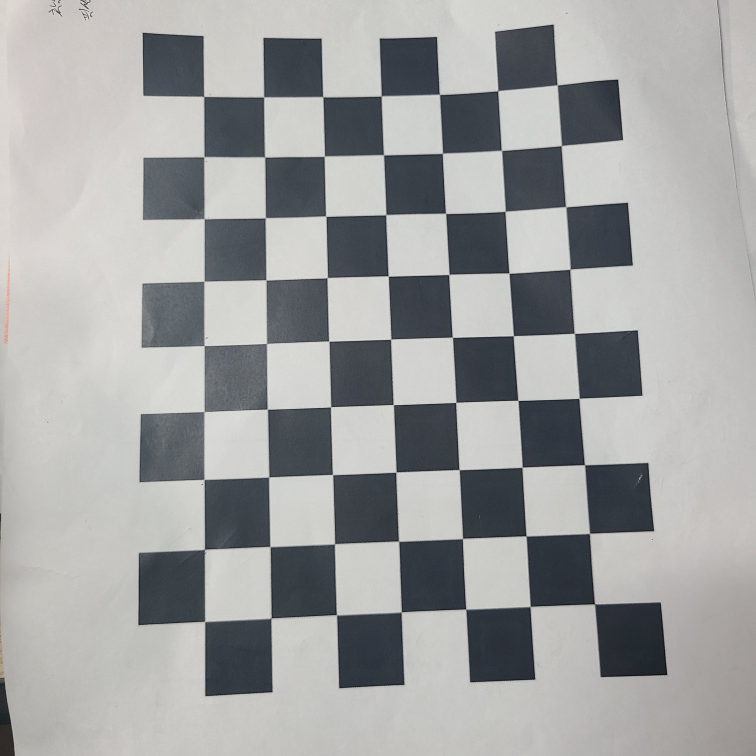
#> input picture Geonhui/Assignment05/galaxy/1.jpg, 3024 x 3024 px (shown at 1/4 size); its folder holds only this picture in this run
$ python galaxys20.py
#> lines starting #> are read from the running program, lines starting #| are printed output that depends on the picture
import numpy as np
import cv2
from glob import glob
import os

class galaxy:
    def __init__(self,w,h,criteria,objp,images,distortion_img):
        self.w=w
        self.h=h
        self.criteria=criteria
        self.objp=objp
        self.images=images
        self.distortion_img=distortion_img
        #obj: 3차원 점 #imgpoints:2차원점
        self.objpoints=[]
        self.imgpoints=[]

    def getmatrix(self):
        for image in self.images:
            img=cv2.imread(image)
#> img is the input picture: shape (3024, 3024, 3); mean B, G, R 161.2, 161.5, 160.4
            img_gray=cv2.cvtColor(img,cv2.COLOR_BGR2GRAY)
            #ret: True,False / corners: 좌표
            ret,corners=cv2.findChessboardCorners(img_gray,(self.w,self.h),None)
#> ret = True; corners = 63 rows, first 8: [2230.5, 341], [2247.5, 584], [2264, 828.5], [2279.1, 1076.6], [2298, 1334.5], [2316.5, 1594.5], [2340, 1860.5], [2359, 2134.5]
            print(ret)
#| True
            if ret:
                self.objpoints.append(self.objp)
                #최대의 정확도로 모서리를 찾아줌
                corners2=cv2.cornerSubPix(img_gray,corners,(11,11),(-1,-1),self.criteria)
#> corners2 = 63 rows, first 8: [2229.9, 341.3], [2245.1, 584.5], [2263.9, 829.4], [2280.7, 1079.2], [2297.5, 1333.7], [2317.3, 1595.2], [2339.3, 1860.4], [2358.7, 2134.3]
                self.imgpoints.append(corners2)
                cv2.drawChessboardCorners(img,(self.w,self.h),corners2,ret)
                # img1=cv2.resize(img,dsize=(640,480),interpolation=cv2.INTER_AREA)
                # cv2.imshow("img",img1)
                # cv2.waitKey(0)

        #카메라내부파라미터, 왜곡계수, 회전, 이동벡터변환
        self.ret,self.mtx,self.dist,rvecs,tvecs=cv2.calibrateCamera(self.objpoints,self.imgpoints,img_gray.shape[::-1],None,None)
#> self.ret = 3.13; self.mtx = [[2396.8, 0, 1478.3], [0, 2567, 1648.9], [0, 0, 1]]; self.dist = [[-0.0164, -0.143, -0.00209, -0.00258, 0.89]]; rvecs = ([-0.12, 0.0992, 1.53],); tvecs = ([3.21, -5.15, 10.31],)
        print(self.mtx)
#| [[2.39680234e+03 0.00000000e+00 1.47831096e+03]
#|  [0.00000000e+00 2.56700321e+03 1.64893122e+03]
#|  [0.00000000e+00 0.00000000e+00 1.00000000e+00]]

    def undistortion(self):
        img=cv2.imread(self.distortion_img)
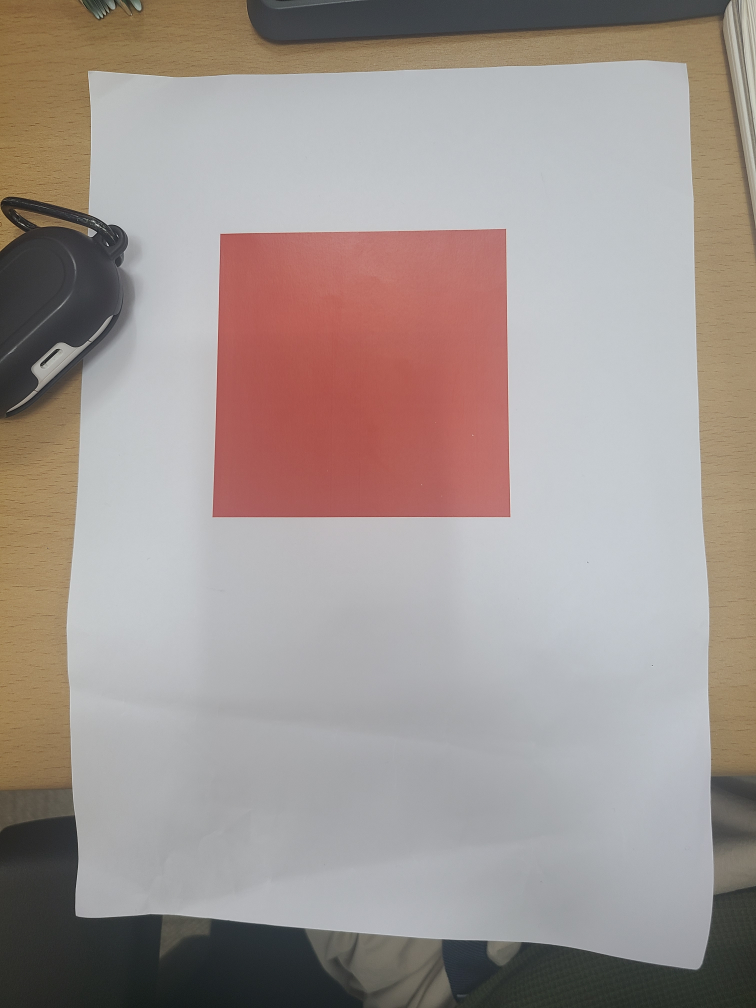
#> input picture Geonhui/Assignment05/red.jpg, 3024 x 4032 px (shown at 1/4 size)
#> img is the input picture: shape (4032, 3024, 3); mean B, G, R 146.1, 150.3, 160.8
        height,width=img.shape[:2]
#> height = 4032; width = 3024
        #카메라 메트릭스 개선 / 스케일링 인자 alpha=0일 경우, 원치않는 픽셀
        newcameramtx,roi=cv2.getOptimalNewCameraMatrix(self.mtx,self.dist,(width,height),1)
#> newcameramtx = [[2452.2, 0, 1477.9], [0, 3040.7, 1898.8], [0, 0, 1]]; roi = (871, 364, 1214, 2616)
        dst=cv2.undistort(img,self.mtx,self.dist,None,newcameramtx)
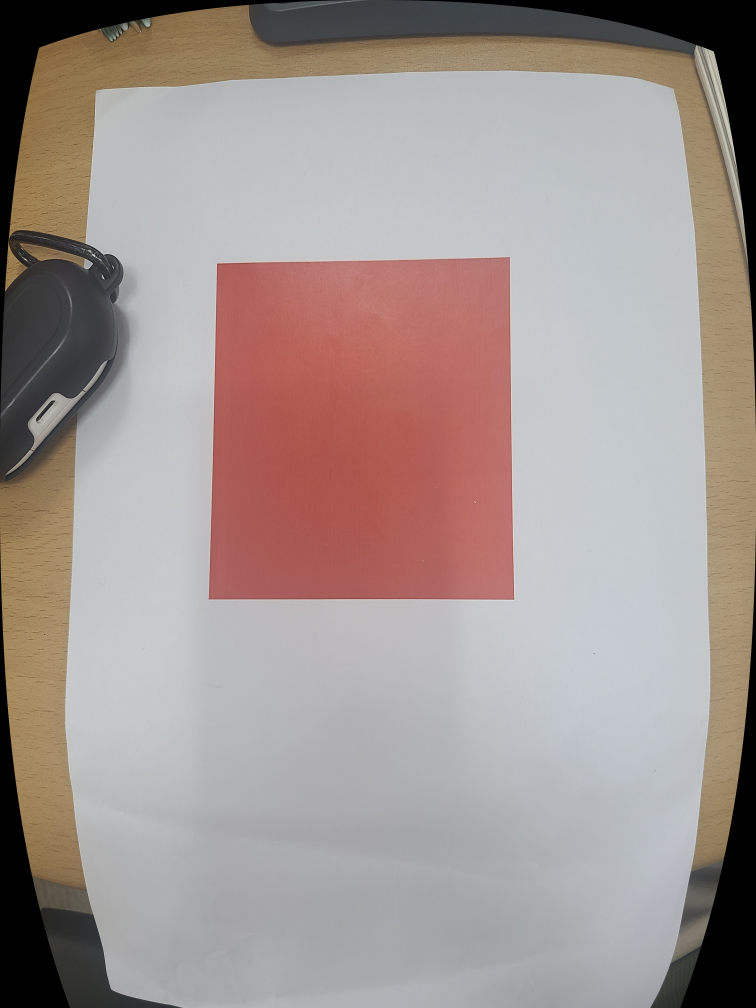
#> dst: shape (4032, 3024, 3) (shown at 1/4 size); mean B, G, R 146.6, 150.1, 162.2
        x,y,w,h=roi
#> x = 871; y = 364; w = 1214; h = 2616
        dst=dst[y:y+h,x:x+w]
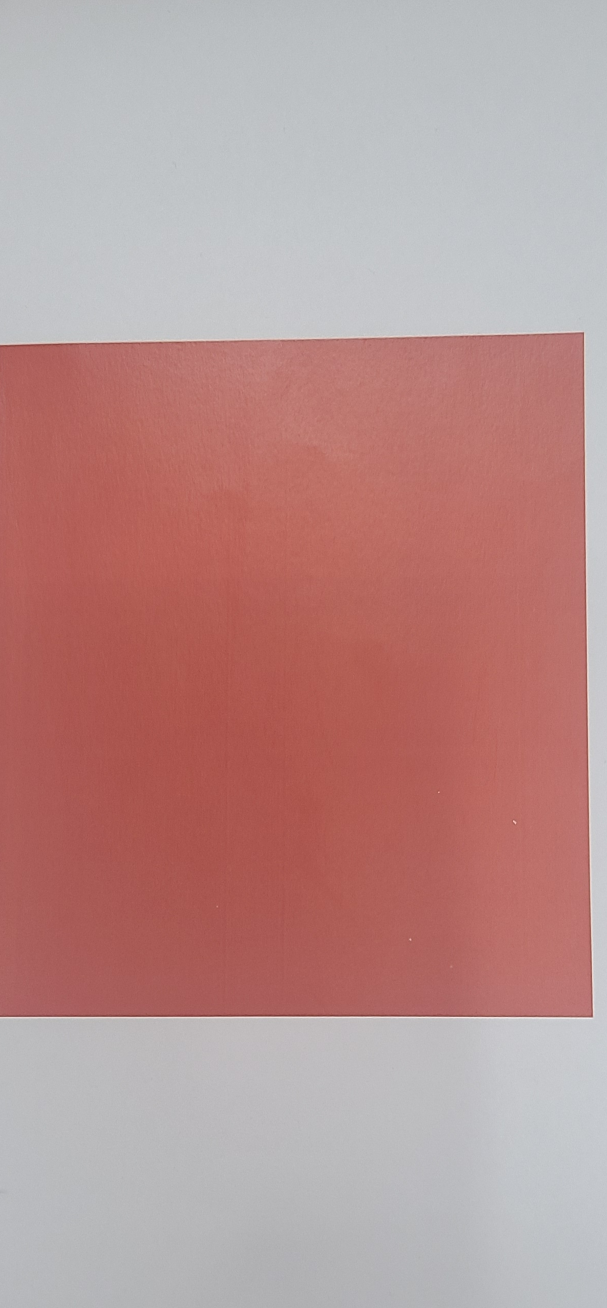
#> dst: shape (2616, 1214, 3) (shown at 1/2 size); mean B, G, R 144, 145.8, 184.5
        cv2.imwrite("correction.jpg",dst)


#h,w=int(input("격자 가로세로(세로:h, 가로:w)"))
w=9
h=7
criteria=(cv2.TERM_CRITERIA_EPS+cv2.TermCriteria_MAX_ITER,30,0.001)
objp=np.zeros((w*h,3),np.float32)
objp[:,:2]=np.mgrid[0:w,0:h].T.reshape(-1,2)

#불러올 체스판
route=os.getcwd()
route_chess=route+"/galaxy"
images=glob(route_chess+"/*.jpg")

#왜곡된 이미지
distortion_img=route+"/red.jpg"

i=galaxy(w,h,criteria,objp,images,distortion_img)
i.getmatrix()
i.undistortion()


#cd geonhui/assignment05
# #https://blog.naver.com/zeus05100/221731468192

#https://blog.naver.com/jinwoo6612/221825654099
